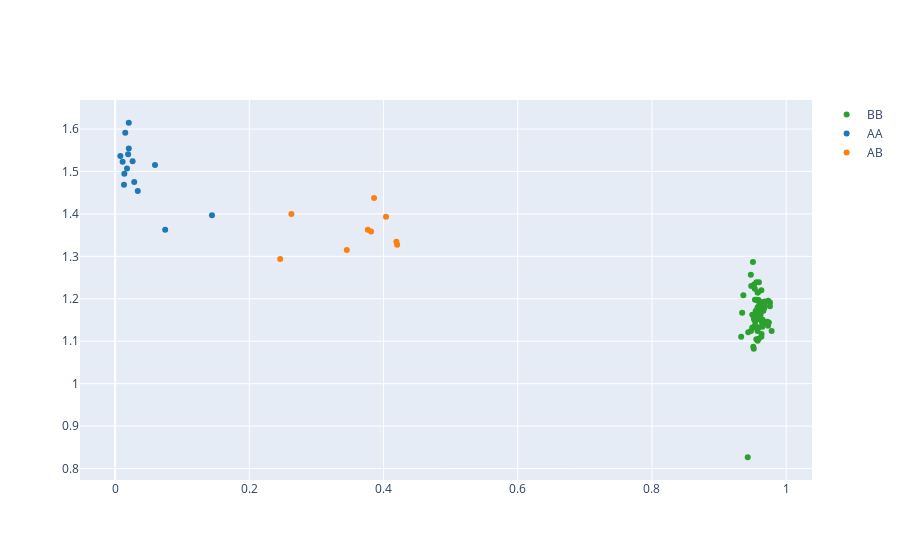

The cell this chart's notebook holds for it:
### Code cell
plot_gmm(df=gmm_plot_df, x_col='Theta', y_col='R', gtype_col='gtype_out', gmm=gmm, snpid=selected_snp, n_std=5)
